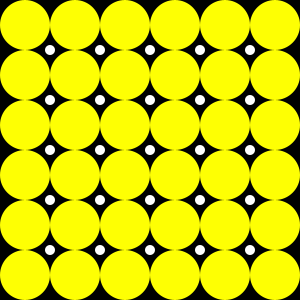
Frame 1 (no input)
Frame 60 (the mouse pressed at the canvas centre just before this capture): identical to frame 1, image omitted
Frame 120 (the mouse held since frame 60 and released just before this capture): identical to frame 1, image omitted

The Processing sketch that drew this single still picture (run headless with seeded random() and noise(); from frame 60 on, the mouse is pressed at the canvas centre):

// Processing sketch: processing_38148
// ── processing_38148.pde

void setup() {
  size (300, 300);
  colorMode(RGB);
}
 
 //create yellow circles which touch and create a void
void draw() {
  background(0);
  for (int x=25; x<300; x+=50) { 
    for (int y=25; y<300; y+=50) {  
      fill(254,255,3);
      noStroke();             
      ellipse(x, y, 50, 50);
  }
 }
 //create white circles in the voids created by the yellow circles
  for (int x=25; x<275; x+=50) { 
    for (int y=25; y<275; y+=50) {
      fill(255);
      ellipse(x+25, y+25, 10, 10);
  }
 }
}
